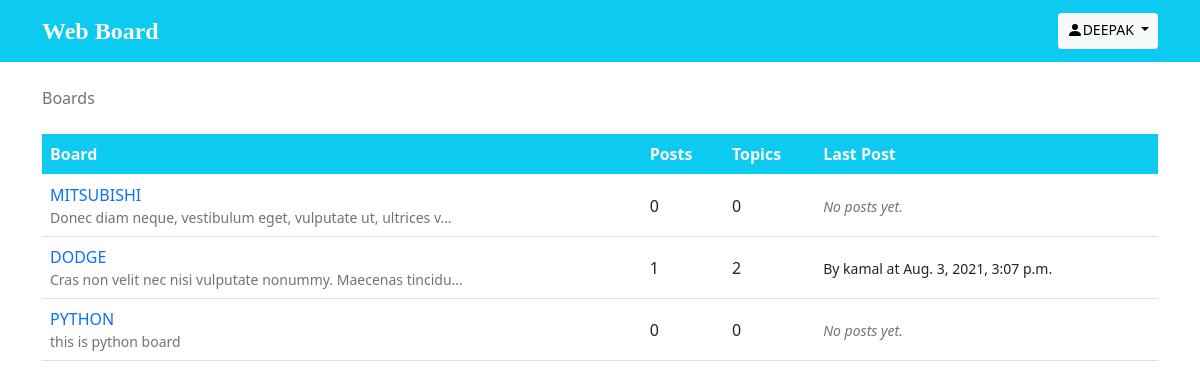
Screenshot of / (signed in) with the database file from the repository.
### boards/models.py (models this page shows, shortened)
class Board(models.Model):
    name = models.CharField(max_length=99, unique=True)
    description = models.CharField(max_length=200)
    def get_posts_count(self):
        return Post.objects.filter(topic__board=self).count()
    def get_last_post(self):
        return Post.objects.filter(topic__board=self).order_by('-created_at').first()

class Post(models.Model):
    message = models.TextField(max_length=250)
    topic = models.ForeignKey(Topic, on_delete=models.CASCADE, related_name='post_topic')
    created_at = models.DateTimeField(auto_now_add=True)
    updated_at = models.DateTimeField(null=True)
    created_by = models.ForeignKey(User, on_delete= models.CASCADE, related_name='post')
    updated_by = models.ForeignKey(User, on_delete= models.CASCADE,null=True, related_name='+' )

### boards/views.py (the view)
# urls.py: url(r'^$', views.home, name='home'),
def home(request):
    board_list = Board.objects.all()
    ctx = {'boards':board_list, 'login_form':loginform, 'signup_form': signupform}
    return render(request, 'home.html',ctx)

### templates/home.html (shortened to what this page needs)
{% extends 'base.html' %}
{% block content %}
<div class="container">
  <ol class="breadcrumb my-4">
    <li class="breadcrumb-item active">Boards</li>
  </ol>
<table class="table">
  <thead class="thead-inverse bg-info text-light">
    <tr>
      <th>Board</th>
      <th>Posts</th>
      <th>Topics</th>
      <th>Last Post</th>
    </tr>
  </thead>
  <tbody>
    {% for board in boards %}
    <tr>
      <td>
        <a
          class="text-decoration-none"
          href="{% url 'boards:topic-list' board.name %}">
          {{ board.name | upper }}
        </a>
        <small class="text-muted d-block"
          >{{ board.description | truncatechars:60 }}</small>
      </td>
      <td class="align-middle">{{ board.get_posts_count }}</td>
      <td class="align-middle">{{ board.topics.count }}</td>
      <td class="align-middle">
        {% with post=board.get_last_post %}
  {% if post %}
    <small>
        By {{ post.created_by.username }} at {{ post.created_at }}
    </small>
  {% else %}
    <small class="text-muted">
      <em>No posts yet.</em>
    </small>
  {% endif %}
{% endwith %}
      </td>
    </tr>
    {% endfor %}
  </tbody>
</table>
</div>
{% endblock %}

### templates/header.html (shortened to what this page needs)
<nav class="navbar navbar-light bg-info text-light p-2">
    <div class="container">
      <a class="navbar-brand text-light" href="{% url 'boards:home'%}" style="font-family: papyrus;  font-weight: bolder; font-size: 1.5rem;">Web Board</a>
    <div>
    {% if  user.is_authenticated %}
    <div class="btn-group">
      <button class="btn btn-light btn-sm dropdown-toggle" type="button" id="dropdownMenuClickableOutside" data-bs-toggle="dropdown" data-bs-auto-close="inside" aria-expanded="false">
        <svg xmlns="http://www.w3.org/2000/svg" width="16" height="18" fill="currentColor" class="bi bi-person-fill mb-2" viewBox="0 0 16 10">
          <path d="M3 14s-1 0-1-1 1-4 6-4 6 3 6 4-1 1-1 1H3zm5-6a3 3 0 1 0 0-6 3 3 0 0 0 0 6z"/>
        </svg>{{ request.user|upper}}
      </button>
    </div>
      {% else%}
      <btn class="btn bg-secondary btn-sm px-3 mx-2 text-decoration-none text-light" data-bs-toggle="modal"
      data-bs-target="#login">Log In</btn>
     <btn class="btn bg-primary btn-sm px-3 text-decoration-none text-light" data-bs-toggle="modal"
      data-bs-target="#signup">Sign Up</btn>
    {% endif%}
      </div>
    </div>
  </nav>

### rows the page displays
Board: name "MITSUBISHI", description "Donec diam neque, vestibulum eget, vulputate ut, ultrices v…", get_posts_count "0", topics.count "0", shows "No posts yet."
Board: name "DODGE", description "Cras non velit nec nisi vulputate nonummy. Maecenas tincidu…", get_posts_count "1", topics.count "2", get_last_post.created_by.username "kamal", get_last_post.created_at "Aug. 3, 2021, 3:07 p.m."
Board: name "PYTHON", description "this is python board", get_posts_count "0", topics.count "0", shows "No posts yet."

### other values shown
{{ request.user|upper }} "DEEPAK"
